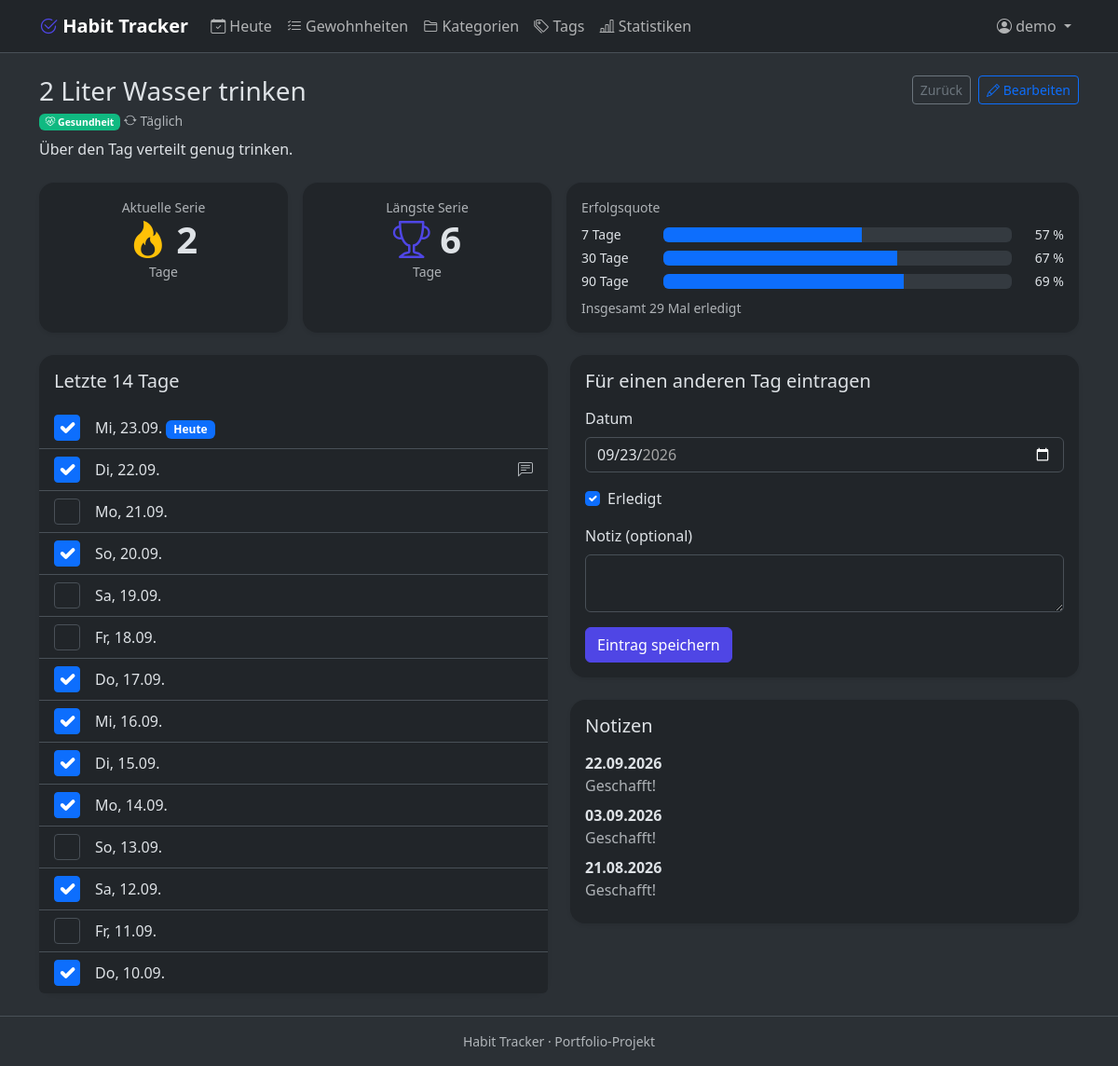
The app's page /habits/2 (signed in) with its own data.
### app/models.py (models this page shows, shortened)
class User(UserMixin, db.Model):
    __tablename__ = "users"
    __table_args__ = (db.CheckConstraint("theme IN ('light', 'dark')", name="ck_users_theme"),)
    id = db.Column(db.Integer, primary_key=True)
    username = db.Column(db.String(30), unique=True, nullable=False)
    email = db.Column(db.String(120), unique=True, nullable=False)
    password_hash = db.Column(db.String(256), nullable=False)
    created_at = db.Column(db.DateTime, nullable=False, default=utcnow)
    theme = db.Column(db.String(10), nullable=False, default="light")
    categories = db.relationship("Category", back_populates="user", cascade="all, delete-orphan")
    habits = db.relationship("Habit", back_populates="user", cascade="all, delete-orphan")
    tags = db.relationship("Tag", back_populates="user", cascade="all, delete-orphan")

class Habit(db.Model):
    __tablename__ = "habits"
    __table_args__ = (
        db.CheckConstraint("frequency IN ('daily', 'weekly', 'weekdays')", name="ck_habits_frequency"),
        db.CheckConstraint("target_per_period >= 1", name="ck_habits_target"),
    )
    id = db.Column(db.Integer, primary_key=True)
    user_id = db.Column(db.Integer, db.ForeignKey("users.id", ondelete="CASCADE"), nullable=False, index=True)
    category_id = db.Column(db.Integer, db.ForeignKey("categories.id", ondelete="SET NULL"), nullable=True)
    title = db.Column(db.String(100), nullable=False)
    description = db.Column(db.Text, nullable=True)
    frequency = db.Column(db.String(10), nullable=False, default=FREQ_DAILY)
    weekdays = db.Column(db.String(13), nullable=False, default="")  # z. B. "0,2,4" (0 = Montag)
    target_per_period = db.Column(db.Integer, nullable=False, default=1)
    start_date = db.Column(db.Date, nullable=False, default=date.today)
    is_archived = db.Column(db.Boolean, nullable=False, default=False, index=True)
    created_at = db.Column(db.DateTime, nullable=False, default=utcnow)
    user = db.relationship("User", back_populates="habits")
    category = db.relationship("Category", back_populates="habits")
    logs = db.relationship("HabitLog", back_populates="habit", cascade="all, delete-orphan")
    goals = db.relationship("Goal", back_populates="habit", cascade="all, delete-orphan")
    tags = db.relationship("Tag", secondary=habit_tags, back_populates="habits")
    @property
    def weekday_list(self):
        parts = (self.weekdays or "").split(",")
        return sorted(int(p) for p in parts if p.strip().isdigit())
    def is_due_on(self, day):
        start = self.start_date or date.today()
        if day < start:
            return False
        if self.frequency == FREQ_WEEKDAYS:
            return day.weekday() in self.weekday_list
        return True

class Category(db.Model):
    __tablename__ = "categories"
    __table_args__ = (db.UniqueConstraint("user_id", "name", name="uq_categories_user_name"),)
    id = db.Column(db.Integer, primary_key=True)
    user_id = db.Column(db.Integer, db.ForeignKey("users.id", ondelete="CASCADE"), nullable=False, index=True)
    name = db.Column(db.String(50), nullable=False)
    color = db.Column(db.String(7), nullable=False, default="#6c757d")
    icon = db.Column(db.String(50), nullable=False, default="bi-tag")
    user = db.relationship("User", back_populates="categories")
    habits = db.relationship("Habit", back_populates="category")

class HabitLog(db.Model):
    __tablename__ = "habit_logs"
    __table_args__ = (db.UniqueConstraint("habit_id", "date", name="uq_habit_logs_habit_date"),)
    id = db.Column(db.Integer, primary_key=True)
    habit_id = db.Column(db.Integer, db.ForeignKey("habits.id", ondelete="CASCADE"), nullable=False, index=True)
    date = db.Column(db.Date, nullable=False)
    completed = db.Column(db.Boolean, nullable=False, default=True)
    note = db.Column(db.String(500), nullable=True)
    habit = db.relationship("Habit", back_populates="logs")

### app/habits/routes.py (the view)
@bp.route("/habits/<int:habit_id>")
@login_required
def detail(habit_id):
    habit = owned_or_404(Habit, habit_id)
    return render_detail(habit, LogForm(habit=habit, data={"date": today_local(), "completed": True}))

### app/forms.py (shortened to what this page needs)
class LogForm(BaseForm):
    date = GermanDateField("Datum", validators=[DataRequired(message="Bitte wähle ein Datum.")])
    completed = BooleanField("Erledigt")
    note = TextAreaField("Notiz (optional)", filters=[clean], validators=[
        Length(max=500, message="Die Notiz darf höchstens 500 Zeichen lang sein."),
    ])
    submit = SubmitField("Eintrag speichern")
    def __init__(self, *args, habit, **kwargs):
        super().__init__(*args, **kwargs)
        self.habit = habit

### app/forms.py (called while the page is built)
def clean(value):
    return value.strip() if isinstance(value, str) else value

### app/habits/routes.py (called while the page is built)
def render_detail(habit, log_form):
    today = today_local()
    completed = completed_dates_by_habit([habit.id])[habit.id]
    days = [today - timedelta(days=i) for i in range(14)]
    days = [day for day in days if habit.is_due_on(day)]
    recent_logs = db.session.scalars(
        select(HabitLog).where(HabitLog.habit_id == habit.id, HabitLog.date >= today - timedelta(days=13))
    ).all()
    notes = db.session.scalars(
        select(HabitLog)
        .where(HabitLog.habit_id == habit.id, HabitLog.note.is_not(None))
        .order_by(HabitLog.date.desc())
        .limit(10)
    ).all()
    return render_template(
        "habits/detail.html",
        habit=habit,
        stats=habit_stats(habit, completed, today),
        today=today,
        days=days,
        logs={log.date: log for log in recent_logs},
        notes=notes,
        log_form=log_form,
    )

### app/models.py (called while the page is built)
@login_manager.user_loader
def load_user(user_id):
    try:
        return db.session.get(User, int(user_id))
    except (TypeError, ValueError):
        return None

### app/services/streaks.py (called while the page is built)
def streak_unit(habit: Habit) -> str:
    return "Wochen" if habit.frequency == FREQ_WEEKLY else "Tage"

def current_streak(habit: Habit, completed: set[date], today: date) -> int:
    if habit.frequency == FREQ_WEEKLY:
        return _weekly_current(habit, completed, today)
    streak = 0
    day = today
    if habit.is_due_on(today) and today not in completed:
        day -= timedelta(days=1)
    while day >= habit.start_date:
        if habit.is_due_on(day):
            if day not in completed:
                break
            streak += 1
        day -= timedelta(days=1)
    return streak

### app/utils.py (called while the page is built)
def owned_or_404(model, object_id):
    obj = db.session.get(model, object_id)
    if obj is None or obj.user_id != current_user.id:
        abort(404)
    return obj

### app/templates/habits/detail.html (shortened to what this page needs)
{% extends "base.html" %}
{% from "_macros.html" import render_field, render_checkbox, csrf_field %}
{% block content %}
<div class="d-flex flex-wrap justify-content-between align-items-start gap-2 mb-4">
  <div>
    <h1 class="h3 mb-1">{{ habit.title }}</h1>
    <div class="small text-body-secondary">
      {% if habit.category %}
        <span class="badge" style="background-color: {{ habit.category.color }}">
          <i class="bi {{ habit.category.icon }}"></i> {{ habit.category.name }}
        </span>
      {% endif %}
      <i class="bi bi-arrow-repeat"></i> {{ FREQUENCY_LABELS[habit.frequency] }}
    </div>
    {% if habit.description %}<p class="mt-2 mb-0">{{ habit.description }}</p>{% endif %}
  </div>
  <div class="d-flex gap-2">
    <a class="btn btn-outline-secondary btn-sm" href="{{ url_for('habits.index') }}">Zurück</a>
    <a class="btn btn-outline-primary btn-sm" href="{{ url_for('habits.edit', habit_id=habit.id) }}">
      <i class="bi bi-pencil"></i> Bearbeiten
    </a>
  </div>
</div>
<div class="row g-3 mb-4">
  <div class="col-6 col-lg-3">
    <div class="card shadow-sm h-100"><div class="card-body text-center">
      <div class="small text-body-secondary">Aktuelle Serie</div>
      <div class="display-6 fw-bold"><i class="bi bi-fire text-warning"></i> {{ stats.current }}</div>
      <div class="small text-body-secondary">{{ stats.unit }}</div>
    </div></div>
  </div>
  <div class="col-6 col-lg-3">
    <div class="card shadow-sm h-100"><div class="card-body text-center">
      <div class="small text-body-secondary">Längste Serie</div>
      <div class="display-6 fw-bold"><i class="bi bi-trophy text-primary"></i> {{ stats.longest }}</div>
      <div class="small text-body-secondary">{{ stats.unit }}</div>
    </div></div>
  </div>
  <div class="col-12 col-lg-6">
    <div class="card shadow-sm h-100"><div class="card-body">
      <div class="small text-body-secondary mb-2">Erfolgsquote</div>
      {% for days, rate in stats.rates.items() %}
        {% set percent = (rate * 100)|round|int if rate is not none else 0 %}
        <div class="d-flex align-items-center gap-2 mb-1">
          <span class="small" style="width: 5rem">{{ days }} Tage</span>
          <div class="progress flex-grow-1" role="progressbar" aria-label="Erfolgsquote {{ days }} Tage"
               aria-valuenow="{{ percent }}" aria-valuemin="0" aria-valuemax="100">
            <div class="progress-bar" style="width: {{ percent }}%"></div>
          </div>
          <span class="small text-end" style="width: 3rem">{% if rate is none %}–{% else %}{{ percent }} %{% endif %}</span>
        </div>
      {% endfor %}
      <div class="small text-body-secondary mt-2">Insgesamt {{ stats.total }} Mal erledigt</div>
    </div></div>
  </div>
</div>
<div class="row g-4">
  <div class="col-lg-6">
    <div class="card shadow-sm">
      <div class="card-body pb-0"><h2 class="h5 mb-3">Letzte 14 Tage</h2></div>
      <div class="list-group list-group-flush rounded-bottom">
        {% for day in days %}
          {% set log = logs.get(day) %}
          <label class="list-group-item d-flex align-items-center gap-3">
            <input class="form-check-input habit-check" type="checkbox"
                   data-url="{{ url_for('api.log_habit', habit_id=habit.id) }}"
                   data-habit-id="{{ habit.id }}"
                   data-date="{{ day.isoformat() }}"
                   data-reload="true"
                   {% if log and log.completed %}checked{% endif %}>
            <span class="flex-grow-1">
              {{ WEEKDAY_NAMES[day.weekday()][:2] }}, {{ day.strftime('%d.%m.') }}
              {% if day == today %}<span class="badge text-bg-primary">Heute</span>{% endif %}
            </span>
            {% if log and log.note %}<i class="bi bi-chat-left-text text-body-secondary" title="{{ log.note }}"></i>{% endif %}
          </label>
        {% else %}
          <div class="list-group-item text-body-secondary">In den letzten 14 Tagen war nichts fällig.</div>
        {% endfor %}
      </div>
    </div>
  </div>
  <div class="col-lg-6">
    <div class="card shadow-sm mb-4">
      <div class="card-body">
        <h2 class="h5 mb-3">Für einen anderen Tag eintragen</h2>
        <form method="post" action="{{ url_for('habits.add_log', habit_id=habit.id) }}" novalidate>
          {{ render_field(log_form.date, min=habit.start_date.isoformat(), max=today.isoformat()) }}
          {{ render_checkbox(log_form.completed) }}
          {{ render_field(log_form.note, rows=2, maxlength=500) }}
          {{ log_form.submit(class_="btn btn-primary") }}
        </form>
      </div>
    </div>
    <div class="card shadow-sm">
      <div class="card-body">
        <h2 class="h5 mb-3">Notizen</h2>
        {% for log in notes %}
          <div class="mb-2">
            <strong>{{ log.date.strftime('%d.%m.%Y') }}</strong>
            <div class="text-body-secondary">{{ log.note }}</div>
          </div>
        {% else %}
          <p class="text-body-secondary mb-0">Noch keine Notizen.</p>
        {% endfor %}
      </div>
    </div>
  </div>
</div>
{% endblock %}

### app/templates/base.html (shortened to what this page needs)
<!DOCTYPE html>
<html lang="de" data-bs-theme="{{ current_user.theme if current_user.is_authenticated else 'light' }}">
<head>
  <link href="https://cdn.jsdelivr.net/npm/bootstrap@5.3.3/dist/css/bootstrap.min.css" rel="stylesheet">
  <link href="https://cdn.jsdelivr.net/npm/bootstrap-icons@1.11.3/font/bootstrap-icons.min.css" rel="stylesheet">
  <link href="{{ url_for('static', filename='css/style.css') }}" rel="stylesheet">
</head>
<body class="d-flex flex-column min-vh-100">
  {% set endpoint = request.endpoint or '' %}
  <nav class="navbar navbar-expand-lg bg-body border-bottom sticky-top">
    <div class="container">
      <a class="navbar-brand fw-bold" href="{{ url_for('main.index') }}">
        <i class="bi bi-check2-circle"></i> Habit Tracker
      </a>
      <div class="collapse navbar-collapse" id="mainNav">
        <ul class="navbar-nav me-auto">
          {% if current_user.is_authenticated %}
            <li class="nav-item">
              <a class="nav-link {% if endpoint == 'main.dashboard' %}active{% endif %}"
                 href="{{ url_for('main.dashboard') }}"><i class="bi bi-calendar-check"></i> Heute</a>
            </li>
            <li class="nav-item">
              <a class="nav-link {% if endpoint in ('habits.index', 'habits.create', 'habits.edit') %}active{% endif %}"
                 href="{{ url_for('habits.index') }}"><i class="bi bi-list-check"></i> Gewohnheiten</a>
            </li>
            <li class="nav-item">
              <a class="nav-link {% if endpoint in ('habits.categories', 'habits.edit_category') %}active{% endif %}"
                 href="{{ url_for('habits.categories') }}"><i class="bi bi-folder2"></i> Kategorien</a>
            </li>
            <li class="nav-item">
              <a class="nav-link {% if endpoint in ('habits.tags', 'habits.edit_tag') %}active{% endif %}"
                 href="{{ url_for('habits.tags') }}"><i class="bi bi-tags"></i> Tags</a>
            </li>
            <li class="nav-item">
              <a class="nav-link {% if endpoint == 'stats.index' %}active{% endif %}"
                 href="{{ url_for('stats.index') }}"><i class="bi bi-bar-chart-line"></i> Statistiken</a>
            </li>
          {% endif %}
        </ul>
        <ul class="navbar-nav ms-auto align-items-lg-center">
          {% if current_user.is_authenticated %}
            <li class="nav-item dropdown">
              <a class="nav-link dropdown-toggle" href="#" role="button" data-bs-toggle="dropdown" aria-expanded="false">
                <i class="bi bi-person-circle"></i> {{ current_user.username }}
              </a>
            </li>
          {% else %}
            <li class="nav-item"><a class="nav-link" href="{{ url_for('auth.login') }}">Anmelden</a></li>
            <li class="nav-item ms-lg-2">
              <a class="btn btn-primary btn-sm" href="{{ url_for('auth.register') }}">Registrieren</a>
            </li>
          {% endif %}
        </ul>
      </div>
    </div>
  </nav>
  <main class="container py-4 flex-grow-1">
    {% block content %}{% endblock %}
  </main>
  <footer class="border-top py-3 text-center text-body-secondary small">
    Habit Tracker &middot; Portfolio-Projekt
  </footer>
  <div class="toast-container position-fixed top-0 end-0 p-3" id="toast-container">
  </div>
</body>
</html>

### app/templates/_macros.html (shortened to what this page needs)
{% macro render_field(field, help=None) %}
  <div class="mb-3">
    {{ field.label(class_="form-label") }}
    {{ field(class_="form-control" ~ (" is-invalid" if field.errors else ""), **kwargs) }}
  </div>
{% endmacro %}
{% macro render_checkbox(field) %}
  <div class="form-check mb-3">
    {{ field(class_="form-check-input") }}
    {{ field.label(class_="form-check-label") }}
  </div>
{% endmacro %}

### app/static/css/style.css (style rules this page uses)
:root { --ht-primary: #4f46e5; --ht-primary-dark: #4338ca; --ht-radius: 1rem; }
body { background-color: var(--bs-tertiary-bg); }
.navbar-brand i, .text-primary { color: var(--ht-primary) !important; }
.btn-primary { --bs-btn-bg: var(--ht-primary); --bs-btn-border-color: var(--ht-primary); --bs-btn-hover-bg: var(--ht-primary-dark); --bs-btn-hover-border-color: var(--ht-primary-dark); --bs-btn-active-bg: #3730a3; --bs-btn-active-border-color: #3730a3; --bs-btn-disabled-bg: var(--ht-primary); --bs-btn-disabled-border-color: var(--ht-primary); }
.card { border: 0; border-radius: var(--ht-radius); }
.toast-container { z-index: 1100; }
.habit-check { width: 1.75rem; height: 1.75rem; margin-top: 0; cursor: pointer; flex-shrink: 0; }

### records on screen
User: username "demo"
Habit: title "2 Liter Wasser trinken", frequency "Täglich", description "Über den Tag verteilt genug trinken."
Category: category.name "Gesundheit"
HabitLog: completed "☑"
HabitLog: completed "☑", date "22.09.2026", note "Geschafft!"
HabitLog: completed "☑"
HabitLog: completed "☑"
HabitLog: completed "☑"
HabitLog: completed "☑"
HabitLog: completed "☑"
HabitLog: completed "☑"
HabitLog: completed "☑"
HabitLog: date "03.09.2026", note "Geschafft!"
HabitLog: date "21.08.2026", note "Geschafft!"

### other values on screen
{{ stats.current }} "2"
{{ stats.unit }} "Tage"
{{ stats.longest }} "6"
{{ days }} "7" "30" "90"
{{ percent }} "57" "67" "69"
{{ stats.total }} "29"
{{ WEEKDAY_NAMES[day.weekday()][:2] }} "Mi" "Di" "Mo" "So" "Sa" "Fr" "Do" "Mi" "Di" "Mo" "So" "Sa" "Fr" "Do"
{{ day.strftime('%d.%m.') }} "23.09." "22.09." "21.09." "20.09." "19.09." "18.09." "17.09." "16.09." "15.09." "14.09." "13.09." "12.09." "11.09." "10.09."
{{ field.label(class_="form-label") }} "Datum Notiz (optional)"
{{ field.label(class_="form-check-label") }} "Erledigt"
